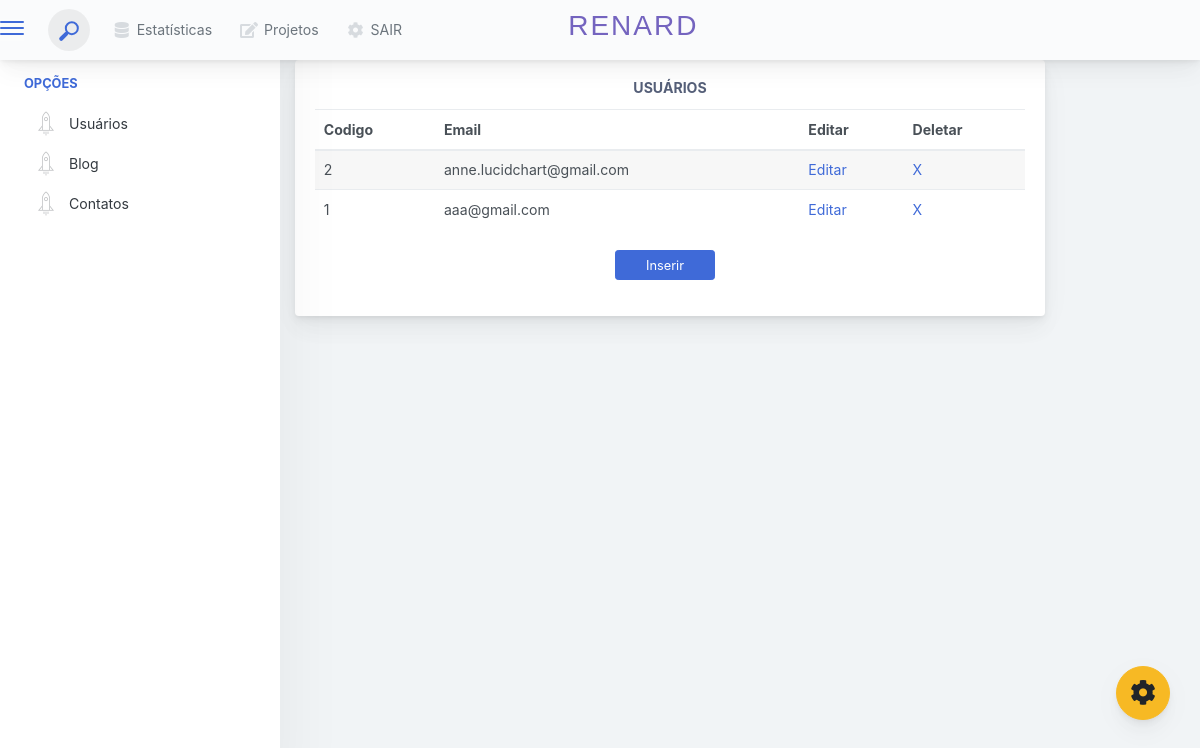
The app's page /cms/inicio.php with its own data.
### tables this page shows
CREATE TABLE IF NOT EXISTS `usuario` (
  `Usuario_id` int(11) NOT NULL AUTO_INCREMENT,
  `Usuario_email` longtext DEFAULT NULL,
  `Usuario_senha` varchar(50) DEFAULT NULL,
  PRIMARY KEY (`Usuario_id`)
);

### cms/inicio.php (the view, shortened to what this page needs)
<?php include("functions/conexao.php"); ?>
<!doctype html>
<html lang="pt-br">
<head>
<link href="./main.css" rel="stylesheet"></head>
<body>
	<?php include("menus.php");
	 ?>
<div class="app-main__outer">
				 <div class="col-md-6">
					<div class="main-card mb-3 card">
						<div class="card-body"><h5 class="card-title" style="text-align: center;">Usuários</h5>
							<form class="" action="functions/inserir.php" method="POST">
								<div class="position-relative form-group">
									<table class="mb-0 table table-striped">
										<thead>
										<tr>
											<th>Codigo</th>
											<th>Email</th>
											<th>Editar</th>
											<th>Deletar</th>
										</tr>
										</thead>
										<tbody>
										<?php
											$query = mysqli_query($conexao, "SELECT * FROM usuario ORDER BY Usuario_id DESC;");
											while($exibe = mysqli_fetch_array($query)){
										?>
											<tr>
												<td><?php echo $exibe[0] ?></td>
												<td><?php echo $exibe[1] ?></td>
												<td><a href="editar-usuario.php?idu='<?php echo $exibe[0] ?>'">Editar</a></td>
												<td><a href="functions/deletar-usuario.php?idu='<?php echo $exibe[0] ?>'">X</a></td>
											</tr>
										<?php
											}
										?>
										</tbody>
									</table><br>
									<a href="cadastrar-usuario.php"><input type="button" style="height: 30px; width: 100px; margin-left: 300px;" class="btn-shadow p-1 btn btn-primary btn-sm show-toastr-example" value="Inserir"></a>
								</div>
							</form>
						</div>
					</div>
				</div>
			</div>
        </div>
    </div>
<script type="text/javascript" src="./assets/scripts/main.js"></script></body>
</html>

### cms/inicio.php (style rules this page uses)
.card { width: 750px !important; }

### records on screen
usuario: Usuario_id "2", Usuario_email "anne.lucidchart@gmail.com"
usuario: Usuario_id "1", Usuario_email "aaa@gmail.com"
